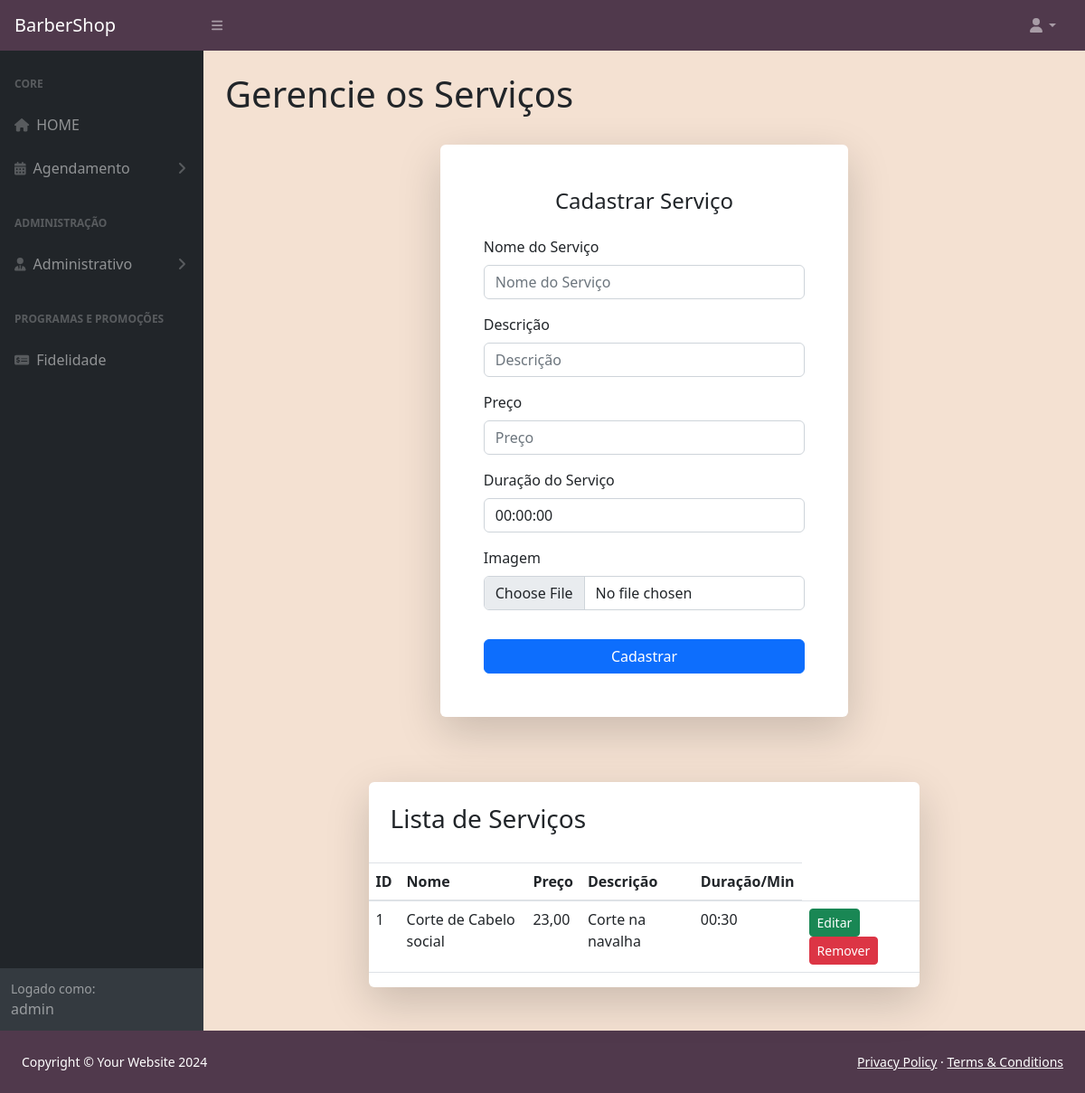
Page /agenda/add/servico/ (signed in) on the committed database.
### accounts/models.py (models this page shows)
class Usuario(AbstractUser):
    telefone = models.CharField(max_length=20)
    cpf = models.CharField(max_length=14, unique=True)
    imagem = models.ImageField(upload_to="images/%Y/%m/%d/", null=True, blank=True)

### agenda/models.py (models this page shows, shortened)
class Servico(models.Model):
    nome_servico = models.CharField(max_length=50, verbose_name='Nome do Serviço')
    descricao = models.CharField(max_length=200, verbose_name='Descrição')
    preco = models.DecimalField(max_digits=8, decimal_places=2, verbose_name='Preço')
    janela_tempo = models.TimeField(default=time(), verbose_name='Duração do Serviço')
    imagem = models.ImageField(upload_to="images/%Y/%m/%d/", null=True, blank=True)

### agenda/views/views_servico.py (the view)
# urls.py: path('add/servico/', add_servico, name="add_servico"),
@group_required(['Administrador', 'Profissional'], "/accounts/login/")
def add_servico(request):
    if request.user.is_authenticated:
        servicos = Servico.objects.all()
        if request.method == 'POST':
            form = FormAddServico(request.POST, request.FILES)
            if form.is_valid():
                nome_form = form.cleaned_data['nome_servico']
                nome_servico = Servico.objects.filter(nome_servico=nome_form)
                if nome_servico:
                    return HttpResponse('já existe esse serviço')
                form.save()
                return redirect('add_servico')
        else:
            form = FormAddServico()
        context = {
            'servicos': servicos,
            'form': form
        }
        return render(request, 'assets/static/crud_servico/add.html', context)
    else:
        return HttpResponse('erro!')

### agenda/forms.py
class FormAddServico(forms.ModelForm):
    widgets = {
        'imagem': forms.FileInput(attrs={'id': 'upload', 'accept': "image/*", 'required': True})
    }
    class Meta:
        model = Servico
        fields = "__all__"

### ProjectWebII/utils.py (called while the page is built)
def group_required(groups, login_url=None, raise_exception=False):
    def check_perms(user):
        if isinstance(groups, list):
            group_names = groups
        else:
            group_names = [groups]
        if user.groups.filter(name__in=group_names).exists():
            return True
        if raise_exception:
            raise PermissionDenied
        return False
    return user_passes_test(check_perms, login_url=login_url)

### templates/assets/static/crud_servico/add.html (shortened to what this page needs)
{% extends 'assets/static/base.html' %}
{% load bootstrap4 %}
{% block content %}
	<body class="sb-nav-fixed">
		<div id="layoutSidenav">
		    <div id="layoutSidenav_nav">
		        <nav class="sb-sidenav accordion sb-sidenav-dark" id="sidenavAccordion">
		            <div class="sb-sidenav-menu">
		                <div class="nav">
		                    <div class="sb-sidenav-menu-heading">Core</div>
			                <a class="nav-link" href="{% url 'home' %}">
                                <div class="sb-nav-link-icon"><i class="fa-solid fa-house"></i></div>
                                HOME
                            </a>
		                    <a class="nav-link collapsed" href="#" data-bs-toggle="collapse" data-bs-target="#collapseLayouts" aria-expanded="false" aria-controls="collapseLayouts">
		                        <div class="sb-nav-link-icon"><i class="fa-solid fa-calendar-days"></i></div>
		                        Agendamento
		                        <div class="sb-sidenav-collapse-arrow"><i class="fas fa-angle-down"></i></div>
		                    </a>
		                    <div class="sb-sidenav-menu-heading">Administração</div>
		                    <a class="nav-link collapsed" href="#" data-bs-toggle="collapse" data-bs-target="#collapsePages" aria-expanded="false" aria-controls="collapsePages">
		                        <div class="sb-nav-link-icon"><i class="fa-solid fa-user-tie"></i></div>
		                        Administrativo
		                        <div class="sb-sidenav-collapse-arrow"><i class="fas fa-angle-down"></i></div>
		                    </a>
		                    <div class="sb-sidenav-menu-heading">Programas e Promoções</div>
		                    <a class="nav-link" href="#">
		                        <div class="sb-nav-link-icon"><i class="fa-solid fa-money-check-dollar"></i></div>
		                        Fidelidade
		                    </a>
		                </div>
		            </div>
		            <div class="sb-sidenav-footer">
		                <div class="small">Logado como:</div>
		                {{ user.username }}
		            </div>
		        </nav>
		    </div>
	    <div id="layoutSidenav_content">
	        <main>
	            <div class="container-fluid px-4">
	                <h1 class="mt-4">Gerencie os Serviços</h1>
	                <div class="row">
					    <div class="tab-content mt-4" id="myTabContent">
					        <div class="tab-pane fade show active">
					            <div class="row justify-content-center">
					                <div class="col-md-6">
					                    <div class="card o-hidden border-0 shadow-lg">
					                        <div class="card-body p-5">
					                            <div class="text-center">
					                                <h1 class="h4 text-gray-900 mb-4 text-dark">Cadastrar Serviço</h1>
					                            </div>
					                            <form enctype="multipart/form-data" method="POST" class="text-dark">
					                                {% bootstrap_form form %}
					                                <button class="btn btn-primary btn-user btn-block mt-3" type="submit">Cadastrar</button>
					                            </form>
					                        </div>
					                    </div>
					                </div>
					            </div>
					        </div>
					    </div>
				        <div>
				            <div class="row justify-content-center mt-4">
				                <div class="col-md-8 py-5">
				                    <div class="card o-hidden border-0 shadow-lg">
				                        <div class="card-body p-0">
				                            <div class="table-responsive">
				                                <h3 class="p-4">Lista de Serviços</h3>
				                                <table class="table text-dark">
				                                    <thead>
				                                        <tr>
				                                            <th scope="col">ID</th>
				                                            <th scope="col">Nome</th>
					                                        <th scope="col">Preço</th>
					                                        <th scope="col">Descrição</th>
				                                            <th scope="col">Duração/Min</th>
				                                        </tr>
				                                    </thead>
				                                    <tbody>
				                                        {% for servico in servicos %}
				                                        <tr>
				                                            <td>{{ servico.id }}</td>
				                                            <td>{{ servico.nome_servico }}</td>
					                                        <td>{{ servico.preco }}</td>
					                                        <td>{{ servico.descricao }}</td>
				                                            <td>{{ servico.janela_tempo }}</td>
				                                            <td>
				                                                <a href="{% url 'editar_servico' servico.id %}" class="btn btn-success btn-sm">Editar</a>
				                                                <a href="{% url 'remover_servico' servico.id %}" class="btn btn-danger btn-sm">Remover</a>
				                                            </td>
				                                        </tr>
				                                        {% endfor %}
				                                    </tbody>
				                                </table>
				                            </div>
				                        </div>
				                    </div>
				                </div>
				            </div>
				        </div>
	                </div>
	            </div>
	        </main>
	    </div>
		</div>
	</body>
{% endblock %}

### templates/assets/static/crud_servico/add.html (style rules this page uses)
body { background: #a4152d; }

### templates/assets/static/base.html (style rules this page uses)
body { background-color: #f4e1d2; }

### rows in the picture
Usuario: username "admin"
Servico: id "1", nome_servico "Corte de Cabelo social", preco "23,00", descricao "Corte na navalha", janela_tempo "00:30"
